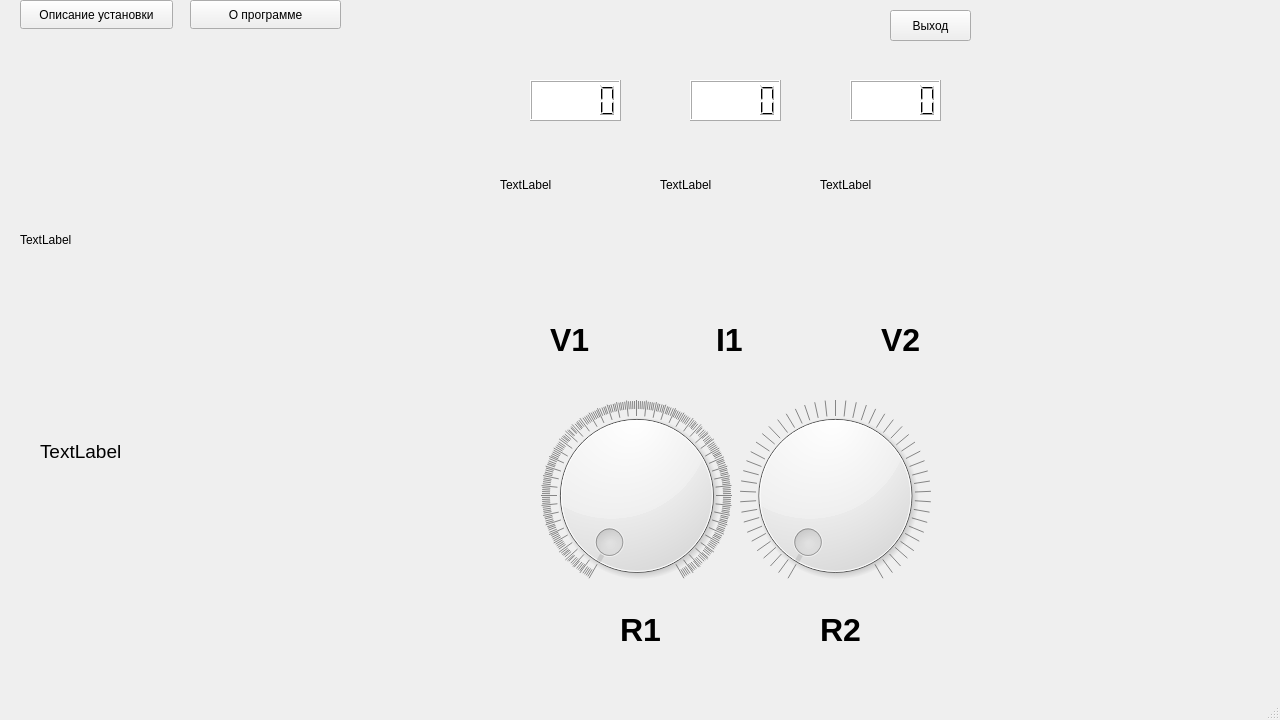
<?xml version="1.0" encoding="UTF-8"?>
<ui version="4.0">
 <class>MainWindow</class>
 <widget class="QMainWindow" name="MainWindow">
  <property name="geometry">
   <rect>
    <x>0</x>
    <y>0</y>
    <width>1280</width>
    <height>720</height>
   </rect>
  </property>
  <property name="windowTitle">
   <string>MainWindow</string>
  </property>
  <widget class="QWidget" name="centralwidget">
   <widget class="QLabel" name="label_2">
    <property name="geometry">
     <rect>
      <x>660</x>
      <y>10</y>
      <width>150</width>
      <height>350</height>
     </rect>
    </property>
    <property name="text">
     <string>TextLabel</string>
    </property>
   </widget>
   <widget class="QLabel" name="label">
    <property name="geometry">
     <rect>
      <x>500</x>
      <y>10</y>
      <width>150</width>
      <height>350</height>
     </rect>
    </property>
    <property name="text">
     <string>TextLabel</string>
    </property>
   </widget>
   <widget class="QLabel" name="label_3">
    <property name="geometry">
     <rect>
      <x>820</x>
      <y>10</y>
      <width>150</width>
      <height>350</height>
     </rect>
    </property>
    <property name="text">
     <string>TextLabel</string>
    </property>
   </widget>
   <widget class="QWidget" name="layoutWidget">
    <property name="geometry">
     <rect>
      <x>540</x>
      <y>400</y>
      <width>391</width>
      <height>191</height>
     </rect>
    </property>
    <layout class="QHBoxLayout" name="horizontalLayout_3">
     <item>
      <widget class="QDial" name="dialR1">
       <property name="minimum">
        <number>0</number>
       </property>
       <property name="maximum">
        <number>1100</number>
       </property>
       <property name="pageStep">
        <number>10</number>
       </property>
       <property name="notchesVisible">
        <bool>true</bool>
       </property>
      </widget>
     </item>
     <item>
      <widget class="QDial" name="dialR2">
       <property name="mouseTracking">
        <bool>false</bool>
       </property>
       <property name="focusPolicy">
        <enum>Qt::WheelFocus</enum>
       </property>
       <property name="minimum">
        <number>10</number>
       </property>
       <property name="maximum">
        <number>105</number>
       </property>
       <property name="pageStep">
        <number>1</number>
       </property>
       <property name="notchesVisible">
        <bool>true</bool>
       </property>
      </widget>
     </item>
    </layout>
   </widget>
   <widget class="QLabel" name="textR1">
    <property name="geometry">
     <rect>
      <x>620</x>
      <y>610</y>
      <width>63</width>
      <height>40</height>
     </rect>
    </property>
    <property name="font">
     <font>
      <pointsize>24</pointsize>
      <bold>true</bold>
     </font>
    </property>
    <property name="text">
     <string>R1</string>
    </property>
   </widget>
   <widget class="QLabel" name="textR2">
    <property name="geometry">
     <rect>
      <x>820</x>
      <y>610</y>
      <width>63</width>
      <height>40</height>
     </rect>
    </property>
    <property name="font">
     <font>
      <pointsize>24</pointsize>
      <bold>true</bold>
     </font>
    </property>
    <property name="text">
     <string>R2</string>
    </property>
   </widget>
   <widget class="QLCDNumber" name="lcdNumber">
    <property name="geometry">
     <rect>
      <x>530</x>
      <y>80</y>
      <width>91</width>
      <height>41</height>
     </rect>
    </property>
    <property name="autoFillBackground">
     <bool>false</bool>
    </property>
    <property name="styleSheet">
     <string notr="true">background-color: white</string>
    </property>
   </widget>
   <widget class="QLCDNumber" name="lcdNumber_2">
    <property name="geometry">
     <rect>
      <x>850</x>
      <y>80</y>
      <width>91</width>
      <height>41</height>
     </rect>
    </property>
    <property name="autoFillBackground">
     <bool>false</bool>
    </property>
    <property name="styleSheet">
     <string notr="true">background-color: white</string>
    </property>
   </widget>
   <widget class="QLCDNumber" name="lcdNumber_3">
    <property name="geometry">
     <rect>
      <x>690</x>
      <y>80</y>
      <width>91</width>
      <height>41</height>
     </rect>
    </property>
    <property name="autoFillBackground">
     <bool>false</bool>
    </property>
    <property name="styleSheet">
     <string notr="true">background-color: white</string>
    </property>
   </widget>
   <widget class="QPushButton" name="descriptionButton_2">
    <property name="geometry">
     <rect>
      <x>890</x>
      <y>10</y>
      <width>81</width>
      <height>31</height>
     </rect>
    </property>
    <property name="text">
     <string>Выход</string>
    </property>
   </widget>
   <widget class="QLabel" name="label_4">
    <property name="geometry">
     <rect>
      <x>20</x>
      <y>40</y>
      <width>400</width>
      <height>400</height>
     </rect>
    </property>
    <property name="text">
     <string>TextLabel</string>
    </property>
   </widget>
   <widget class="QPushButton" name="about">
    <property name="geometry">
     <rect>
      <x>190</x>
      <y>0</y>
      <width>151</width>
      <height>29</height>
     </rect>
    </property>
    <property name="text">
     <string>О программе</string>
    </property>
   </widget>
   <widget class="QPushButton" name="descriptionButton">
    <property name="enabled">
     <bool>true</bool>
    </property>
    <property name="geometry">
     <rect>
      <x>20</x>
      <y>0</y>
      <width>153</width>
      <height>29</height>
     </rect>
    </property>
    <property name="text">
     <string>Описание установки</string>
    </property>
   </widget>
   <widget class="QWidget" name="horizontalLayoutWidget">
    <property name="geometry">
     <rect>
      <x>550</x>
      <y>300</y>
      <width>491</width>
      <height>80</height>
     </rect>
    </property>
    <layout class="QHBoxLayout" name="horizontalLayout">
     <item>
      <widget class="QLabel" name="textV1">
       <property name="font">
        <font>
         <pointsize>24</pointsize>
         <bold>true</bold>
        </font>
       </property>
       <property name="text">
        <string>V1</string>
       </property>
      </widget>
     </item>
     <item>
      <widget class="QLabel" name="textI1">
       <property name="font">
        <font>
         <pointsize>24</pointsize>
         <bold>true</bold>
        </font>
       </property>
       <property name="text">
        <string>I1</string>
       </property>
      </widget>
     </item>
     <item>
      <widget class="QLabel" name="textV2">
       <property name="font">
        <font>
         <pointsize>24</pointsize>
         <bold>true</bold>
        </font>
       </property>
       <property name="text">
        <string>V2</string>
       </property>
      </widget>
     </item>
    </layout>
   </widget>
   <widget class="QLabel" name="labelPhotoText">
    <property name="geometry">
     <rect>
      <x>40</x>
      <y>440</y>
      <width>431</width>
      <height>171</height>
     </rect>
    </property>
    <property name="font">
     <font>
      <pointsize>14</pointsize>
     </font>
    </property>
    <property name="focusPolicy">
     <enum>Qt::NoFocus</enum>
    </property>
    <property name="layoutDirection">
     <enum>Qt::LeftToRight</enum>
    </property>
    <property name="text">
     <string>TextLabel</string>
    </property>
    <property name="alignment">
     <set>Qt::AlignJustify|Qt::AlignTop</set>
    </property>
   </widget>
  </widget>
  <widget class="QMenuBar" name="menubar">
   <property name="geometry">
    <rect>
     <x>0</x>
     <y>0</y>
     <width>1280</width>
     <height>25</height>
    </rect>
   </property>
  </widget>
  <widget class="QStatusBar" name="statusbar"/>
 </widget>
 <resources/>
 <connections>
  <connection>
   <sender>descriptionButton_2</sender>
   <signal>clicked()</signal>
   <receiver>MainWindow</receiver>
   <slot>close()</slot>
   <hints>
    <hint type="sourcelabel">
     <x>1209</x>
     <y>48</y>
    </hint>
    <hint type="destinationlabel">
     <x>1205</x>
     <y>98</y>
    </hint>
   </hints>
  </connection>
 </connections>
</ui>
